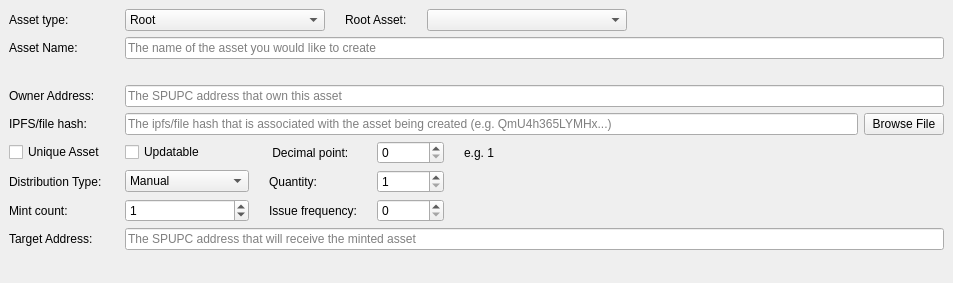
     <widget class="QWidget" name="scrollAreaWidgetContents">
      <property name="geometry">
       <rect>
        <x>0</x>
        <y>0</y>
        <width>953</width>
        <height>283</height>
       </rect>
      </property>
      <layout class="QVBoxLayout" name="verticalLayout_7" stretch="0,1">
       <property name="leftMargin">
        <number>0</number>
       </property>
       <property name="topMargin">
        <number>0</number>
       </property>
       <property name="rightMargin">
        <number>0</number>
       </property>
       <property name="bottomMargin">
        <number>0</number>
       </property>
       <item>
        <widget class="QFrame" name="frameAssetData">
         <property name="enabled">
          <bool>true</bool>
         </property>
         <property name="sizePolicy">
          <sizepolicy hsizetype="Expanding" vsizetype="Expanding">
           <horstretch>0</horstretch>
           <verstretch>0</verstretch>
          </sizepolicy>
         </property>
         <property name="frameShape">
          <enum>QFrame::NoFrame</enum>
         </property>
         <layout class="QGridLayout" name="gridLayout_2">
          <item row="15" column="0">
           <widget class="QLabel" name="targetLabel">
            <property name="toolTip">
             <string>&lt;html&gt;&lt;head/&gt;&lt;body&gt;&lt;p&gt;The SPUPC address that will receive the minted asset&lt;/p&gt;&lt;/body&gt;&lt;/html&gt;</string>
            </property>
            <property name="text">
             <string>Target Address:</string>
            </property>
           </widget>
          </item>
          <item row="4" column="0">
           <widget class="QLabel" name="addressLabel">
            <property name="toolTip">
             <string>&lt;html&gt;&lt;head/&gt;&lt;body&gt;&lt;p&gt;SPUPC address that will own this asset&lt;/p&gt;&lt;/body&gt;&lt;/html&gt;</string>
            </property>
            <property name="text">
             <string>Owner Address:</string>
            </property>
           </widget>
          </item>
          <item row="15" column="2">
           <layout class="QHBoxLayout" name="horizontalLayout_13">
            <item>
             <widget class="QValidatedLineEdit" name="targetaddressText">
              <property name="toolTip">
               <string>&lt;html&gt;&lt;head/&gt;&lt;body&gt;&lt;p&gt;The SPUPC address that will receive the minted asset&lt;/p&gt;&lt;/body&gt;&lt;/html&gt;</string>
              </property>
              <property name="placeholderText">
               <string>The SPUPC address that will receive the minted asset</string>
              </property>
             </widget>
            </item>
           </layout>
          </item>
          <item row="7" column="0">
           <widget class="QLabel" name="ipfsLabel">
            <property name="toolTip">
             <string>&lt;html&gt;&lt;head/&gt;&lt;body&gt;&lt;p&gt;[Optional] The ipfs/file hash that contains information about the asset&lt;/p&gt;&lt;/body&gt;&lt;/html&gt;</string>
            </property>
            <property name="text">
             <string>IPFS/file hash:</string>
            </property>
           </widget>
          </item>
          <item row="7" column="2">
           <layout class="QHBoxLayout" name="horizontalLayout_6">
            <item>
             <widget class="QValidatedLineEdit" name="ipfsText">
              <property name="toolTip">
               <string>&lt;html&gt;&lt;head/&gt;&lt;body&gt;&lt;p&gt;[Optional] The ipfs/file hash that contains information about the asset&lt;/p&gt;&lt;/body&gt;&lt;/html&gt;</string>
              </property>
              <property name="maxLength">
               <number>128</number>
              </property>
              <property name="placeholderText">
               <string>The ipfs/file hash that is associated with the asset being created (e.g. QmU4h365LYMHx...)</string>
              </property>
             </widget>
            </item>
            <item>
             <widget class="QPushButton" name="openIpfsButton">
              <property name="text">
               <string>Browse File</string>
              </property>
             </widget>
            </item>
           </layout>
          </item>
          <item row="1" column="2">
           <layout class="QHBoxLayout" name="horizontalLayout">
            <item>
             <widget class="QValidatedLineEdit" name="assetnameText">
              <property name="toolTip">
               <string>&lt;html&gt;&lt;head/&gt;&lt;body&gt;&lt;p&gt;a-z A-Z 0-9 and space&lt;/p&gt;&lt;/body&gt;&lt;/html&gt;</string>
              </property>
              <property name="maxLength">
               <number>128</number>
              </property>
              <property name="placeholderText">
               <string>The name of the asset you would like to create</string>
              </property>
             </widget>
            </item>
           </layout>
          </item>
          <item row="4" column="2">
           <layout class="QHBoxLayout" name="horizontalLayout_10">
            <item>
             <widget class="QValidatedLineEdit" name="owneraddressText">
              <property name="toolTip">
               <string>&lt;html&gt;&lt;head/&gt;&lt;body&gt;&lt;p&gt;SPUPC address that will own this asset&lt;/p&gt;&lt;/body&gt;&lt;/html&gt;</string>
              </property>
              <property name="text">
               <string/>
              </property>
              <property name="placeholderText">
               <string>The SPUPC address that own this asset</string>
              </property>
             </widget>
            </item>
           </layout>
          </item>
          <item row="1" column="0">
           <widget class="QLabel" name="assetNameLabel">
            <property name="text">
             <string>Asset Name:</string>
            </property>
           </widget>
          </item>
          <item row="11" column="0">
           <layout class="QGridLayout" name="gridLayout_3">
            <item row="1" column="0">
             <layout class="QHBoxLayout" name="horizontalLayout_2">
              <item>
               <widget class="QCheckBox" name="uniqueBox">
                <property name="toolTip">
                 <string>&lt;html&gt;&lt;head/&gt;&lt;body&gt;&lt;p&gt;Make this asset unique also known as NFT&lt;/p&gt;&lt;/body&gt;&lt;/html&gt;</string>
                </property>
                <property name="text">
                 <string>Unique Asset</string>
                </property>
               </widget>
              </item>
              <item>
               <widget class="QLabel" name="label">
                <property name="text">
                 <string/>
                </property>
               </widget>
              </item>
             </layout>
            </item>
            <item row="2" column="0">
             <widget class="QLabel" name="typeLabel">
              <property name="text">
               <string>Distribution Type:</string>
              </property>
              <property name="margin">
               <number>0</number>
              </property>
             </widget>
            </item>
            <item row="3" column="0">
             <widget class="QLabel" name="mintLabel">
              <property name="text">
               <string>Mint count:</string>
              </property>
             </widget>
            </item>
           </layout>
          </item>
          <item row="11" column="2">
           <layout class="QGridLayout" name="gridLayout">
            <property name="rightMargin">
             <number>0</number>
            </property>
            <property name="horizontalSpacing">
             <number>20</number>
            </property>
            <item row="1" column="2">
             <widget class="QDoubleSpinBox" name="quantitySpinBox">
              <property name="toolTip">
               <string>The number of assets that will be created</string>
              </property>
              <property name="decimals">
               <number>0</number>
              </property>
              <property name="minimum">
               <double>1.000000000000000</double>
              </property>
              <property name="maximum">
               <double>21000000000.000000000000000</double>
              </property>
              <property name="value">
               <double>1.000000000000000</double>
              </property>
             </widget>
            </item>
            <item row="0" column="0">
             <widget class="QCheckBox" name="updatableBox">
              <property name="toolTip">
               <string>&lt;html&gt;&lt;head/&gt;&lt;body&gt;&lt;p&gt;If the owner of this asset will be able to update the asset in the future&lt;/p&gt;&lt;/body&gt;&lt;/html&gt;</string>
              </property>
              <property name="text">
               <string>Updatable</string>
              </property>
             </widget>
            </item>
            <item row="1" column="1">
             <widget class="QLabel" name="quantityLabel">
              <property name="text">
               <string>Quantity:</string>
              </property>
             </widget>
            </item>
            <item row="0" column="1">
             <widget class="QLabel" name="unitsLabel">
              <property name="text">
               <string> Decimal point:</string>
              </property>
             </widget>
            </item>
            <item row="0" column="2">
             <widget class="QSpinBox" name="unitBox">
              <property name="toolTip">
               <string>How divisble the assets will be (e.g. 8 = 1.00000000, 2 = 1.00)</string>
              </property>
              <property name="maximum">
               <number>8</number>
              </property>
             </widget>
            </item>
            <item row="0" column="3">
             <widget class="QLabel" name="unitExampleLabel">
              <property name="text">
               <string>e.g. 1</string>
              </property>
             </widget>
            </item>
            <item row="1" column="0">
             <widget class="QComboBox" name="distributionBox">
              <item>
               <property name="text">
                <string>Manual</string>
               </property>
              </item>
              <item>
               <property name="text">
                <string>Coinbase</string>
               </property>
              </item>
              <item>
               <property name="text">
                <string>schedule</string>
               </property>
              </item>
              <item>
               <property name="text">
                <string>Addresss</string>
               </property>
              </item>
             </widget>
            </item>
            <item row="1" column="3">
             <spacer name="horizontalSpacer_2">
              <property name="orientation">
               <enum>Qt::Horizontal</enum>
              </property>
              <property name="sizeHint" stdset="0">
               <size>
                <width>40</width>
                <height>20</height>
               </size>
              </property>
             </spacer>
            </item>
            <item row="2" column="0">
             <widget class="QSpinBox" name="maxmintSpinBox">
              <property name="minimumSize">
               <size>
                <width>124</width>
                <height>0</height>
               </size>
              </property>
              <property name="toolTip">
               <string>&lt;html&gt;&lt;head/&gt;&lt;body&gt;&lt;p&gt;Number of times this asset can be minted&lt;/p&gt;&lt;/body&gt;&lt;/html&gt;</string>
              </property>
              <property name="maximum">
               <number>65535</number>
              </property>
              <property name="value">
               <number>1</number>
              </property>
             </widget>
            </item>
            <item row="2" column="1">
             <widget class="QLabel" name="IssueFrequencyLabel">
              <property name="text">
               <string>Issue frequency:</string>
              </property>
             </widget>
            </item>
            <item row="2" column="2">
             <widget class="QSpinBox" name="IssueFrequencyBox">
              <property name="toolTip">
               <string>&lt;html&gt;&lt;head/&gt;&lt;body&gt;&lt;p&gt;The frequency that this asset will be minted&lt;/p&gt;&lt;/body&gt;&lt;/html&gt;</string>
              </property>
             </widget>
            </item>
           </layout>
          </item>
          <item row="0" column="0">
           <widget class="QLabel" name="AssetTypeLabel">
            <property name="text">
             <string>Asset type:</string>
            </property>
           </widget>
          </item>
          <item row="0" column="2">
           <layout class="QHBoxLayout" name="horizontalLayout_3">
            <item>
             <layout class="QGridLayout" name="gridLayout_4">
              <property name="horizontalSpacing">
               <number>20</number>
              </property>
              <property name="verticalSpacing">
               <number>6</number>
              </property>
              <item row="0" column="0">
               <widget class="QComboBox" name="AssetTypeBox">
                <property name="minimumSize">
                 <size>
                  <width>200</width>
                  <height>0</height>
                 </size>
                </property>
                <item>
                 <property name="text">
                  <string>Root</string>
                 </property>
                </item>
                <item>
                 <property name="text">
                  <string>Sub</string>
                 </property>
                </item>
               </widget>
              </item>
              <item row="0" column="2">
               <widget class="QComboBox" name="RootAssetBox">
                <property name="minimumSize">
                 <size>
                  <width>200</width>
                  <height>0</height>
                 </size>
                </property>
               </widget>
              </item>
              <item row="0" column="1">
               <widget class="QLabel" name="RootAssetLabel">
                <property name="enabled">
                 <bool>true</bool>
                </property>
                <property name="text">
                 <string>Root Asset:</string>
                </property>
               </widget>
              </item>
              <item row="0" column="3">
               <spacer name="horizontalSpacer">
                <property name="orientation">
                 <enum>Qt::Horizontal</enum>
                </property>
                <property name="sizeHint" stdset="0">
                 <size>
                  <width>40</width>
                  <height>20</height>
                 </size>
                </property>
               </spacer>
              </item>
             </layout>
            </item>
           </layout>
          </item>
          <item row="3" column="2">
           <widget class="QLabel" name="assetNameValidation">
            <property name="text">
             <string></string>
            </property>
           </widget>
          </item>
         </layout>
        </widget>
       </item>
       <item>
        <spacer name="verticalSpacer">
         <property name="orientation">
          <enum>Qt::Vertical</enum>
         </property>
         <property name="sizeHint" stdset="0">
          <size>
           <width>338</width>
           <height>40</height>
          </size>
         </property>
        </spacer>
       </item>
      </layout>
     </widget>
